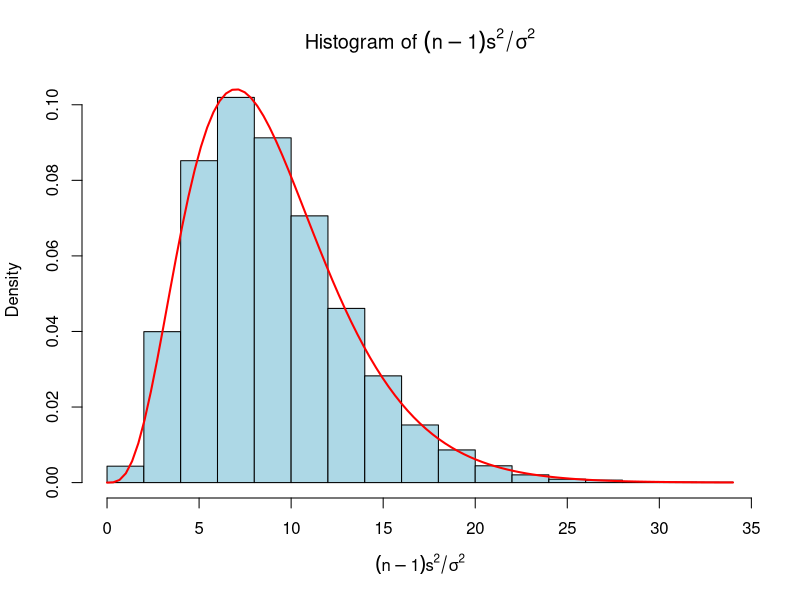
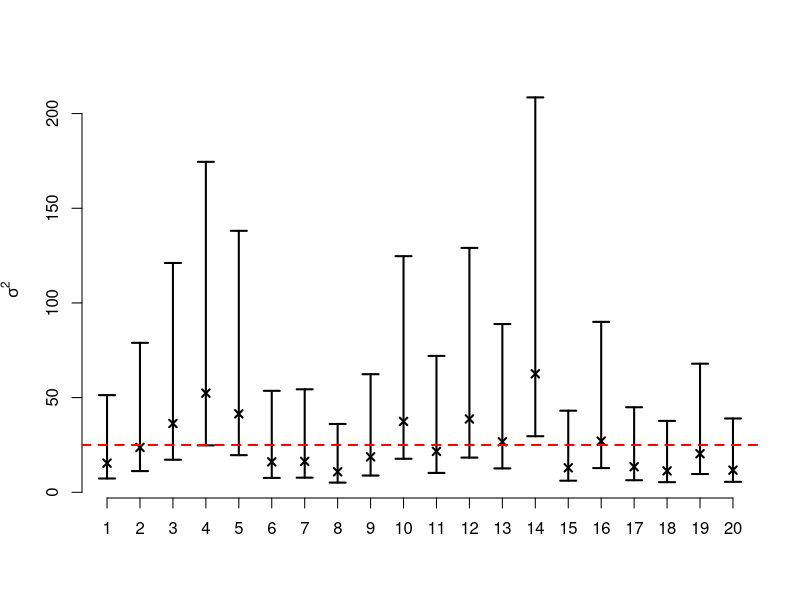

Write R code to recreate these figures, in order.
### 分散の区間推定
## 正規標本から不偏分散と分散の100(1-alpha)%信頼区間の
## 上端・下端を計算する関数の作成
myest <- function(x, alpha=0.05){
    n <- length(x)
    s2 <- var(x) # 不偏分散
    ui <- (n-1) * s2/qchisq(alpha/2, df=n - 1) # 上側信頼限界
    li <- (n-1) * s2/qchisq(1-alpha/2, df=n - 1) # 下側信頼限界
    return(c(s2=s2, ui=ui, li=li))
}
## Monte-Carlo実験
set.seed(111) # 乱数のシード値の設定
mu <- 10    # 平均
sigma <- 5  # 標準偏差
n <- 10     # データ数
mc <- 10000 # シミュレーション回数
result <- as.data.frame(t(
    replicate(mc, myest(rnorm(n, mean=mu, sd=sigma)))
))
## (n-1)*s^2/sigma^2が自由度n-1のカイ二乗分布に従うことの確認
hist((n-1)*result$s2/sigma^2, freq=FALSE, col="lightblue", 
     breaks=20, xlab=expression((n-1)*s^2/sigma^2),
     main=expression(paste("Histogram of ", (n-1)*s^2/sigma^2)))
curve(dchisq(x, df=9), add=TRUE, col="red", lwd=2)
## 真の分散sigma^2が95%信頼区間に含まれている割合が約95%であることの確認
with(result,sum((sigma^2<=ui & sigma^2>=li)))/mc
## はじめの20個の信頼区間の可視化
library(plotrix)
with(result, # 信頼区間と不偏分散の図示
     plotCI(1:20, s2[1:20], ui=ui[1:20], li=li[1:20],
            pch=4, axes=FALSE, xlab="", ylab=expression(sigma^2), lwd=2)) 
axis(1, 1:20, 1:20) # x軸の追加
axis(2) # y軸の追加
abline(h=sigma^2, col="red", lty="dashed", lwd=2) # 真の分散の図示
